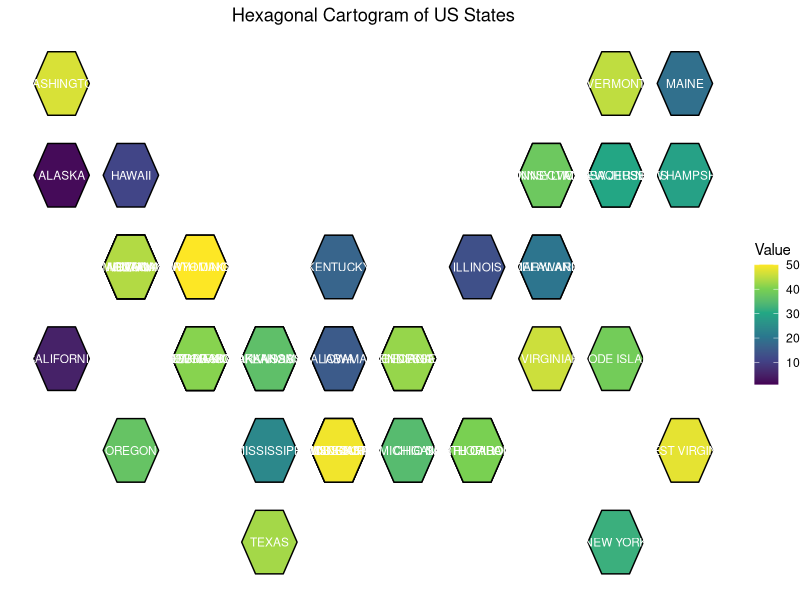

Reproduce this figure in R.
library(dplyr)
library(ggplot2)
library(viridis)

# Example dataset
data <- data.frame(
  state = c('Alabama', 'Alaska', 'Arizona', 'Arkansas', 'California', 'Colorado', 'Connecticut', 
            'Delaware', 'Florida', 'Georgia', 'Hawaii', 'Idaho', 'Illinois', 'Indiana', 'Iowa', 
            'Kansas', 'Kentucky', 'Louisiana', 'Maine', 'Maryland', 'Massachusetts', 'Michigan', 
            'Minnesota', 'Mississippi', 'Missouri', 'Montana', 'Nebraska', 'Nevada', 'New Hampshire', 
            'New Jersey', 'New Mexico', 'New York', 'North Carolina', 'North Dakota', 'Ohio', 
            'Oklahoma', 'Oregon', 'Pennsylvania', 'Rhode Island', 'South Carolina', 'South Dakota', 
            'Tennessee', 'Texas', 'Utah', 'Vermont', 'Virginia', 'Washington', 'West Virginia', 
            'Wisconsin', 'Wyoming'),
  value = c(1, 2, 3, 4, 5, 6, 7, 8, 9, 10, 11, 12, 13, 14, 15, 16, 17, 18, 19, 20, 
            21, 22, 23, 24, 25, 26, 27, 28, 29, 30, 31, 32, 33, 34, 35, 36, 37, 38, 
            39, 40, 41, 42, 43, 44, 45, 46, 47, 48, 49, 50)
)

# Define hexagon coordinates for each state
hex_coords <- data.frame(
  state = c('alabama', 'alaska', 'arizona', 'arkansas', 'california', 'colorado', 'connecticut',
            'delaware', 'florida', 'georgia', 'hawaii', 'idaho', 'illinois', 'indiana', 'iowa',
            'kansas', 'kentucky', 'louisiana', 'maine', 'maryland', 'massachusetts', 'michigan',
            'minnesota', 'mississippi', 'missouri', 'montana', 'nebraska', 'nevada', 'new hampshire',
            'new jersey', 'new mexico', 'new york', 'north carolina', 'north dakota', 'ohio',
            'oklahoma', 'oregon', 'pennsylvania', 'rhode island', 'south carolina', 'south dakota',
            'tennessee', 'texas', 'utah', 'vermont', 'virginia', 'washington', 'west virginia',
            'wisconsin', 'wyoming'),
  x = c(5, 1, 2, 4, 1, 3, 8, 8, 7, 6, 2, 2, 7, 6, 5, 4, 5, 5, 10, 8, 9, 6, 5, 4, 5, 2, 3, 2, 10,
        9, 3, 9, 7, 3, 6, 4, 2, 8, 9, 7, 3, 6, 4, 2, 9, 8, 1, 10, 5, 3),
  y = c(3, 5, 4, 3, 3, 3, 5, 4, 2, 3, 5, 4, 4, 3, 3, 3, 4, 2, 6, 4, 5, 2, 2, 2, 2, 4, 3, 4, 5,
        5, 3, 1, 2, 4, 2, 3, 2, 5, 3, 2, 3, 3, 1, 4, 6, 3, 6, 2, 2, 4)
)

# Merge data with hex_coords
data$state <- tolower(data$state)
plot_data <- inner_join(hex_coords, data, by = "state")

# Function to create hexagon vertices
hexagon <- function(center, size = 1) {
  angles <- seq(0, 2 * pi, length.out = 7)
  x_hex <- center[1] + size * cos(angles)
  y_hex <- center[2] + size * sin(angles)
  return(data.frame(x = x_hex, y = y_hex))
}

# Generate hexagons for each state
hex_df <- do.call(rbind, lapply(1:nrow(plot_data), function(i) {
  hex <- hexagon(c(plot_data$x[i], plot_data$y[i]), size = 0.4)
  hex$state <- plot_data$state[i]
  hex$value <- plot_data$value[i]
  return(hex)
}))

# Plot the hexagons
ggplot() +
  geom_polygon(data = hex_df, aes(x = x, y = y, group = state, fill = value), color = "black") +
  geom_text(data = plot_data, aes(x = x, y = y, label = toupper(state)), color = "white", size = 3) +
  scale_fill_viridis_c() +
  theme_void() +
  labs(title = "Hexagonal Cartogram of US States", fill = "Value") +
  theme(plot.title = element_text(hjust = 0.5))
